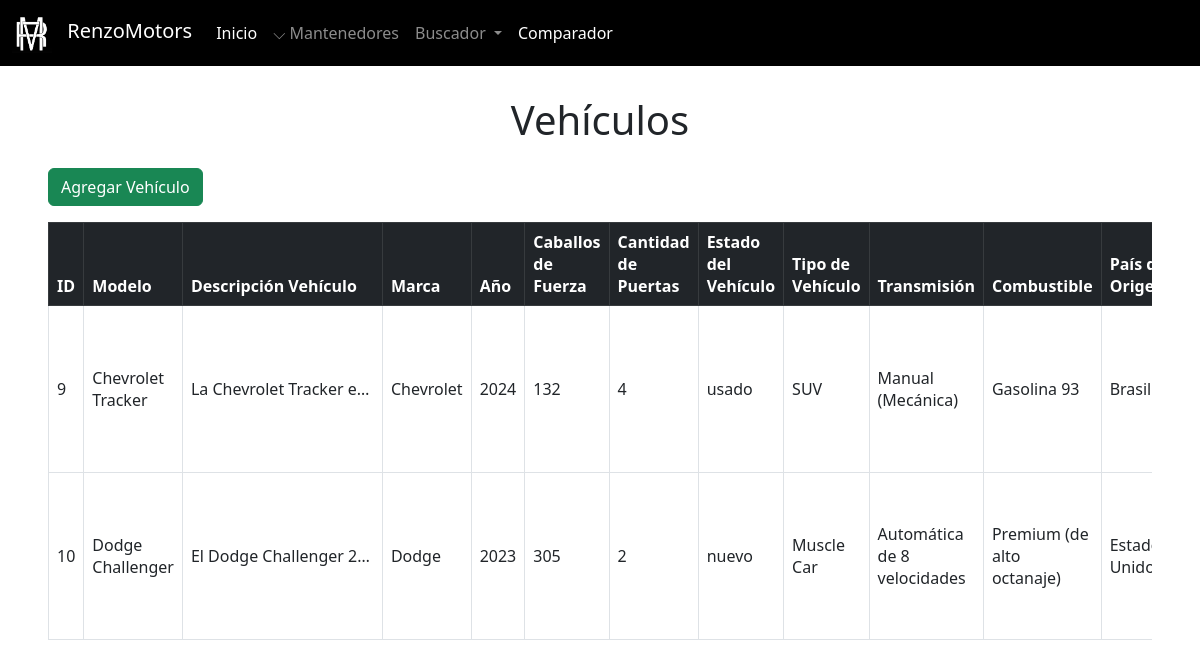
The page /admin/mantenedores/vehiculo/mantenedor_vehiculos.php on the database as committed earlier.
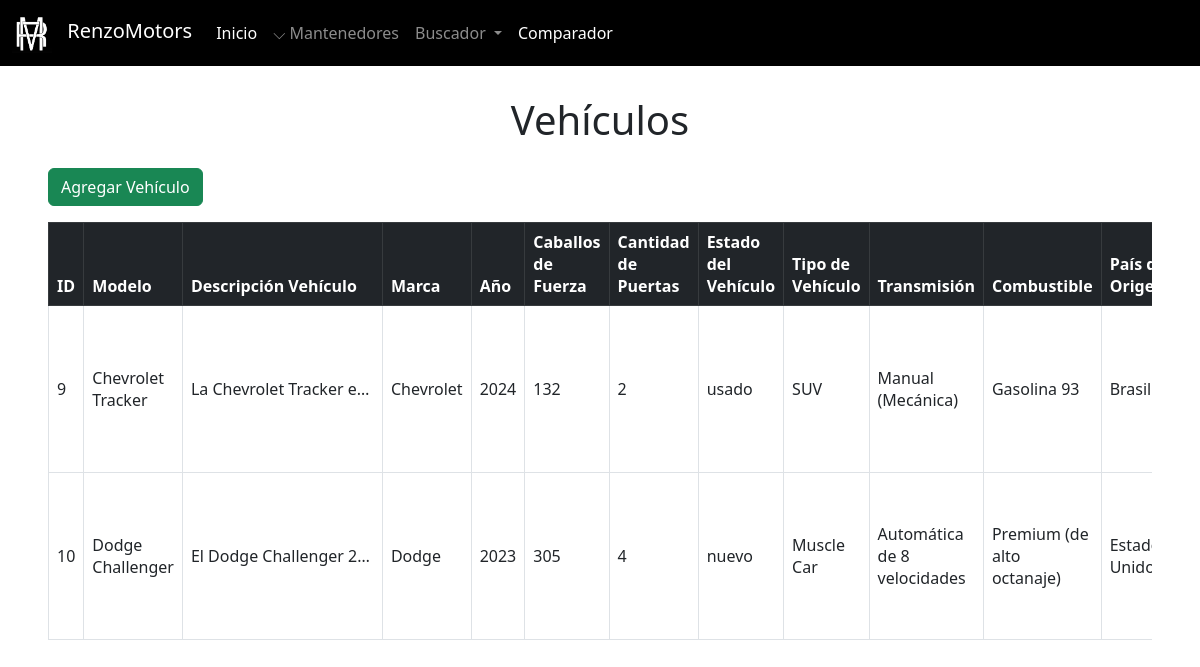
The same page on the database as committed later.
### tables this page shows
CREATE TABLE `vehiculo` (
  `id_vehiculo` int(11) NOT NULL,
  `nombre_modelo` varchar(100) NOT NULL,
  `precio_modelo` int(11) NOT NULL,
  `estado_vehiculo` enum('usado','nuevo') NOT NULL,
  `descripcion_vehiculo` text NOT NULL,
  `cantidad_vehiculo` int(11) NOT NULL,
  `cantidad_puertas` enum('2','4') NOT NULL,
  `caballos_fuerza` int(11) NOT NULL,
  `documento_tecnico` varchar(100) DEFAULT NULL,
  `kilometraje` int(11) NOT NULL DEFAULT 0,
  `id_marca` int(11) NOT NULL,
  `id_anio` int(11) NOT NULL,
  `id_tipo_combustible` int(11) NOT NULL,
  `id_pais` int(11) NOT NULL,
  `id_transmision` int(11) NOT NULL,
  `id_tipo_vehiculo` int(11) NOT NULL,
  `id_tipo_rueda` int(11) NOT NULL
);

CREATE TABLE `marca` (
  `id_marca` int(11) NOT NULL,
  `nombre_marca` varchar(100) NOT NULL,
  `logo_marca` varchar(255) NOT NULL,
  `descripcion_marca` text NOT NULL
);

CREATE TABLE `anio` (
  `id_anio` int(11) NOT NULL,
  `anio` int(11) NOT NULL
);

CREATE TABLE `tipo_vehiculo` (
  `id_tipo_vehiculo` int(11) NOT NULL,
  `nombre_tipo_vehiculo` varchar(100) NOT NULL
);

CREATE TABLE `transmision` (
  `id_transmision` int(11) NOT NULL,
  `nombre_transmision` varchar(100) NOT NULL
);

CREATE TABLE `tipo_combustible` (
  `id_tipo_combustible` int(11) NOT NULL,
  `nombre_tipo_combustible` varchar(100) NOT NULL
);

CREATE TABLE `pais` (
  `id_pais` int(11) NOT NULL,
  `nombre_pais` varchar(100) NOT NULL
);

### admin/mantenedores/vehiculo/mantenedor_vehiculos.php (the view, shortened to what this page needs)
<?php
include '../../../config/conexion.php';
include '../../navbaradmin.php';
?>
<!DOCTYPE html>
<html lang="es">
<head>
    <link href="https://cdn.jsdelivr.net/npm/bootstrap@5.3.0/dist/css/bootstrap.min.css" rel="stylesheet">
</head>
<body class="pt-5">
    <div class="container-fluid px-5 mt-5">
        <h1 class="mb-4 text-center">Vehículos</h1>
        <a href="crear_vehiculo.php" class="btn btn-success mb-3">Agregar Vehículo</a>
        <div class="table-responsive">
            <table class="table table-bordered table-hover align-middle">
                <thead class="table-dark">
                    <tr>
                        <th>ID</th>
                        <th>Modelo</th>
                        <th style="width: 250px;">Descripción Vehículo</th>
                        <th>Marca</th>
                        <th>Año</th>
                        <th>Caballos de Fuerza</th>
                        <th>Cantidad de Puertas</th>
                        <th>Estado del Vehículo</th>
                        <th>Tipo de Vehículo</th>
                        <th>Transmisión</th>
                        <th>Combustible</th>
                        <th>País de Origen</th>
                    </tr>
                </thead>
                <tbody>
                    <?php
                    $resultado = mysqli_query($conexion, "SELECT v.*, m.nombre_marca, a.anio, t.nombre_tipo_vehiculo, tr.nombre_transmision, c.nombre_tipo_combustible, p.nombre_pais, r.nombre_tipo_rueda
                                                          FROM vehiculo v
                                                          JOIN marca m ON v.id_marca = m.id_marca
                                                          JOIN anio a ON v.id_anio = a.id_anio
                                                          JOIN tipo_vehiculo t ON v.id_tipo_vehiculo = t.id_tipo_vehiculo
                                                          JOIN transmision tr ON v.id_transmision = tr.id_transmision
                                                          JOIN tipo_combustible c ON v.id_tipo_combustible = c.id_tipo_combustible
                                                          JOIN pais p ON v.id_pais = p.id_pais
                                                          JOIN tipo_rueda r ON r.id_tipo_rueda = v.id_tipo_rueda
                                                          ORDER BY v.id_vehiculo ASC");
                    while ($fila = mysqli_fetch_assoc($resultado)) {
                        echo "<tr>
                                <td>{$fila['id_vehiculo']}</td>
                                <td>{$fila['nombre_modelo']}</td>
                                <td class='text-truncate' style='max-width: 200px;'>{$fila['descripcion_vehiculo']}</td>
                                <td>{$fila['nombre_marca']}</td>
                                <td>{$fila['anio']}</td>
                                <td>{$fila['caballos_fuerza']}</td>
                                <td>{$fila['cantidad_puertas']}</td>
                                <td>{$fila['estado_vehiculo']}</td>
                                <td>{$fila['nombre_tipo_vehiculo']}</td>
                                <td>{$fila['nombre_transmision']}</td>
                                <td>{$fila['nombre_tipo_combustible']}</td>
                                <td>{$fila['nombre_pais']}</td>
                                <td>{$fila['nombre_tipo_rueda']}</td>
                                <td>{$fila['precio_modelo']}</td>
                                <td>{$fila['cantidad_vehiculo']}</td>
                                <td>
                                    <div id='carousel-{$fila['id_vehiculo']}' class='carousel slide' data-bs-ride='carousel' style='width: 200px; height: 150px;'>
                                        <div class='carousel-inner'>";
                        echo "        </div>
                                    <button class='carousel-control-prev' type='button' data-bs-target='#carousel-{$fila['id_vehiculo']}' data-bs-slide='prev'>
                                        <span class='carousel-control-prev-icon'></span>
                                        <span class='visually-hidden'>Anterior</span>
                                    </button>
                                    <button class='carousel-control-next' type='button' data-bs-target='#carousel-{$fila['id_vehiculo']}' data-bs-slide='next'>
                                        <span class='carousel-control-next-icon'></span>
                                        <span class='visually-hidden'>Siguiente</span>
                                    </button>
                                </div>
                            </td>";
                        echo "<td>
                                    <a href='editar_vehiculo.php?id={$fila['id_vehiculo']}' class='btn btn-primary'>Editar</a>
                                    <a href='eliminar_vehiculo.php?id={$fila['id_vehiculo']}' class='btn btn-danger' onclick='return confirm(\"¿Estás seguro de eliminar este vehículo?\");'>Eliminar</a>
                                </td>
                            </tr>";
                    }
                    ?>
                </tbody>
            </table>
        </div>
    </div>
</body>
</html>

### admin/navbaradmin.php (shortened to what this page needs)
<?php
$carpetaMain = 'http://localhost/xampp/renzomotors/';
?>
<nav class="navbar navbar-expand-lg navbar-dark bg-black fixed-top">
    <div class="container-fluid">
        <a class="navbar-brand" href='<?php echo $carpetaMain; ?>index.php'>
            <img src="<?php echo $carpetaMain; ?>logo.png" alt="Logo" style="width: 40px; height: 40px; margin-right: 10px; filter: invert(1); ">
            RenzoMotors
        </a>
        <div class="collapse navbar-collapse" id="navbarNavDropdown">
            <ul class="navbar-nav">
                <li class="nav-item">
                    <a href='<?php echo $carpetaMain; ?>index.php' class="nav-link active" aria-current="page">Inicio</a>
                </li>
                <li class="nav-item">
                    <a class="nav-link" data-bs-toggle="offcanvas" href="#offcanvasMantenedores" role="button" aria-controls="offcanvasMantenedores">
                    ⌵ Mantenedores
                    </a>
                </li>
                <li class="nav-item dropdown">
            <a class="nav-link dropdown-toggle" href="#" role="button" data-bs-toggle="dropdown" aria-expanded="false">
                Buscador
            </a>
            </li>
            <li class="nav-item">
                    <a href='<?php echo $carpetaMain; ?>pages/comparador.php' class="nav-link active" aria-current="page">Comparador</a>
                </li>
            </ul>
        </div>
    </div>
</nav>

Rows that differ between the two databases and show on the page:
changed vehiculo "Chevrolet Tracker": cantidad_puertas "4" → "2"
changed vehiculo "Dodge Challenger": cantidad_puertas "2" → "4"
